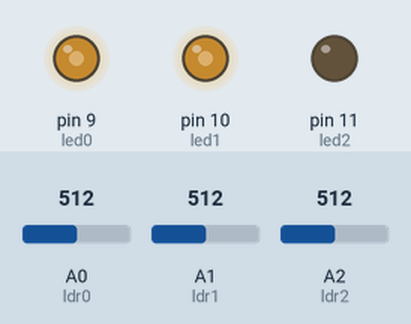
Recording of a sketch running on a simulated Arduino Uno, built with avr-gcc and run on an emulated ATmega328P. Parts: output pins drawn as LEDs (lit = HIGH). The test bench sets the inputs (shaded band); at power-on: A0 (ldr0) = 512, A2 (ldr2) = 512, A1 (ldr1) = 512.

Above: at 1.2 s.
1.3 s: A0 (ldr0) set to 716
At 2.5 s:
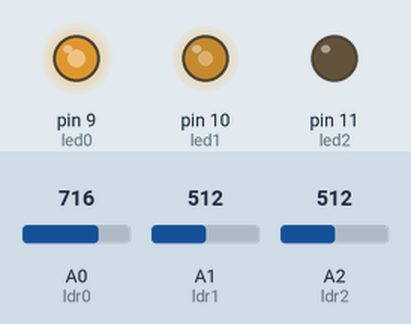
2.8 s: A2 (ldr2) set to 716
At 3.8 s:
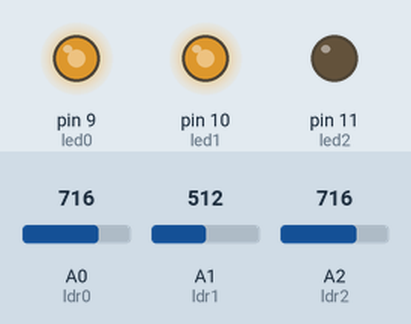
4.3 s: A0 (ldr0) set to 900
At 5.0 s:
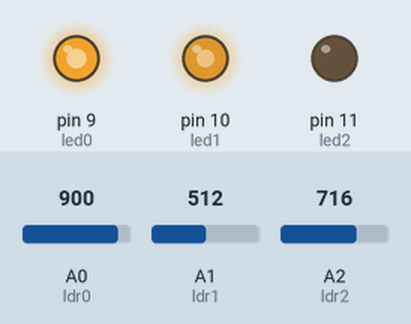
5.8 s: A2 (ldr2) set to 900
At 6.1 s:
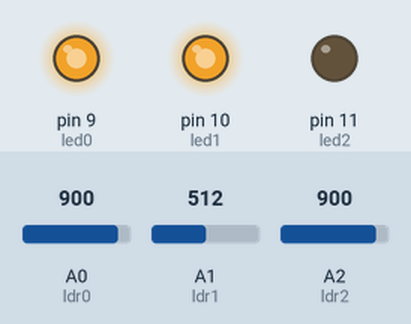
7.3 s: A0 (ldr0) set to 511
At 8.5 s:
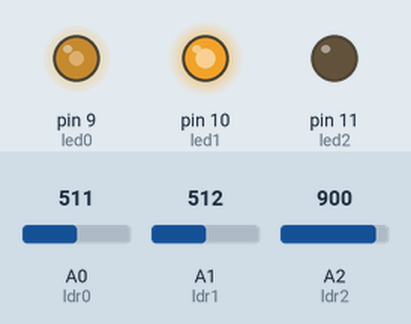
8.8 s: A2 (ldr2) set to 122
At 9.6 s:
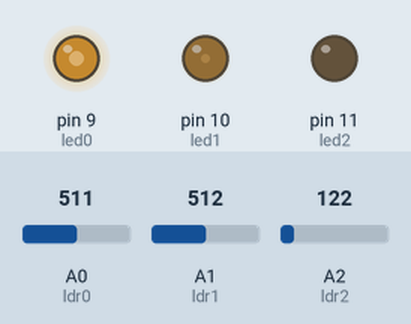
Timing chart, 0 to 11.3 s (numbered marks = the images above; inputs shaded):
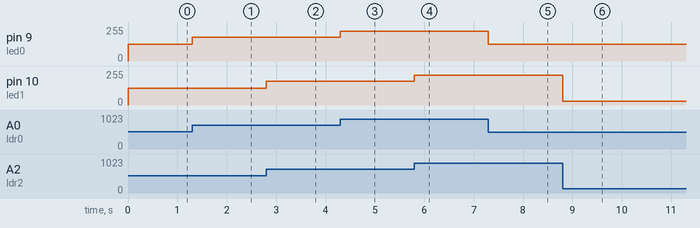

The sketch:

P2.2.ino
```cpp
const int led0 = 9;
const int led1 = 10;
const int led2 = 11;
const int ldr0 = A0;
const int ldr1 = A1;
const int ldr2 = A2;

int velocitat = 20;
int valLdr0;
int valLdr1;
int valLdr2;


void setup()
  {
  pinMode(led0, OUTPUT);
  pinMode(led1, OUTPUT);
  pinMode(led2, OUTPUT);
  }


void loop()
  {
  valLdr0 = analogRead(ldr0);
  valLdr1 = analogRead(ldr1);
  valLdr2 = analogRead(ldr2);

  valLdr0 = map(valLdr0, 0, 1023, 0, 255);
  valLdr1 = map(valLdr1, 0, 1023, 0, 255);
  valLdr2 = map(valLdr2, 0, 1023, 0, 255);

  analogWrite(led0, valLdr0);
  analogWrite(led1, valLdr2);
  analogWrite(led1, valLdr2);
  }
```

Measured:
- after the input at 1.3 s, pin 9 (led0): 127/255 → 178/255 at once
- after the input at 2.8 s, pin 10 (led1): 127/255 → 178/255 at once
- after the input at 4.3 s, pin 9 (led0): 178/255 → 224/255 at once
- after the input at 5.8 s, pin 10 (led1): 178/255 → 224/255 at once
- after the input at 7.3 s, pin 9 (led0): 224/255 → 127/255 at once
- after the input at 8.8 s, pin 10 (led1): 224/255 → 30/255 at once
